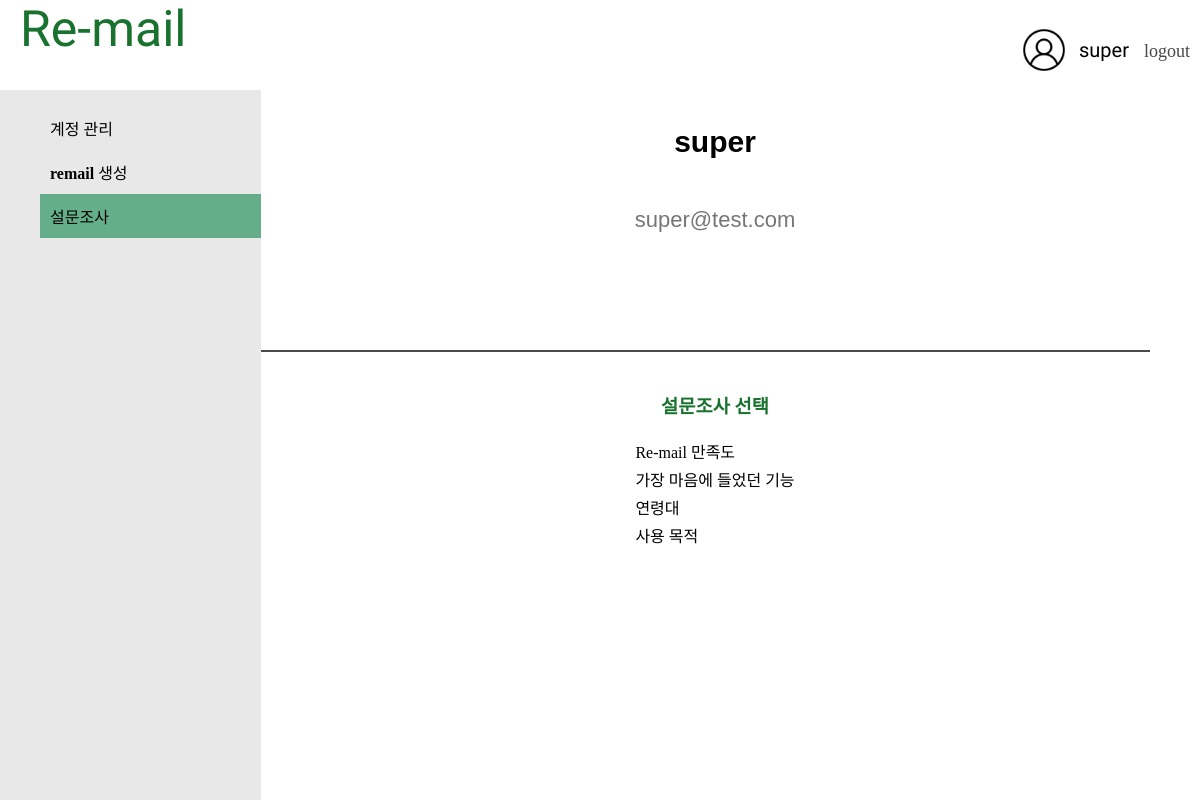
The page /mypage/polls/ (signed in) on the database its author committed.
### user/models.py (models this page shows, shortened)
class User(AbstractBaseUser, PermissionsMixin):
    objects = UserManager()
    email = models.EmailField(max_length=255, unique=True, null = True, default="")
    username = models.CharField(max_length=10, null = True, default="")
    password = models.CharField(max_length=255, null = True, default="")
    is_active = models.BooleanField(default=True, null = True)
    is_admin = models.BooleanField(default=False, null = True)
    USERNAME_FIELD = 'email'
    REQUIRED_FIELDS = ['username']

### mypage/models.py (models this page shows, shortened)
class Question(models.Model):
    question_text = models.CharField(max_length=200)
    date = models.DateTimeField()

### mypage/views.py (the view)
# urls.py: path('polls/',views.polls, name='polls'),
def polls(request):
    question = Question.objects.all()
    return render(request, 'mypage/polls.html',{'question':question})

### mypage/templates/mypage/polls.html (shortened to what this page needs)
{% extends 'mypage/mypage.html' %}
{% block mypage_section %}
<nav style="float: left;">
   <ul id="table">
      <li><a href="http://127.0.0.1:8000/mypage">계정 관리</a></li>
      <li><a href="http://127.0.0.1:8000/mypage/new_address">remail 생성</a></li>
      <li><a href="http://127.0.0.1:8000/mypage/polls" style="background-color: rgb(100, 175, 138);">설문조사</a></li>
   </ul>
</nav>
<section>
   <div id="user">
      <div id="info">
         <h2>{{ request.user.username }}</h2>
         <br>
         <span>{{ request.user.email}}</span>
      </div>
   </div>
   <hr>
   <div id="poll">
      <h3><a href="http://127.0.0.1:8000/mypage/polls">설문조사 선택</a></h3>
      <table>
         {% for q in question %}
         <tr>
            <td><a href="http://127.0.0.1:8000/mypage/polls/{{q.id}}">{{q.question_text}}</a></td>
         </tr>
         {% endfor %}
      </table>
   </div>
</section>
{% endblock mypage_section %}

### mypage/templates/mypage/mypage.html (shortened to what this page needs)
<!DOCTYPE html>
{% load static %}
<html>
    <head>
      <link rel="stylesheet" href="{% static 'mypage/css/mypage.css' %}">
   </head>
    <body>
      <header id="header" class="container">
            <div id="logo" style="float: left;">
               <h1><a href="http://127.0.0.1:8000/remailbox">Re-mail</a></h1>
            </div>
            <div style="float: right;" id="header-profile" >
               <img src="{% static 'mypage/images/free-icon-profile-6522516.png' %}" style="width: 50px;"><a href="http://127.0.0.1:8000/mypage" style="margin: 0px 15px 0px 10px; text-decoration: none;">{{ request.user.username }}</a>
               <div class='button'><a href="{% url 'user:logout' %}">logout</a></div>
            </div>
      </header>
      {% block mypage_section %}{% endblock mypage_section %}
    </body>
</html>

### mypage/static/mypage/css/mypage.css (style rules this page uses)
body { font-family: 'KoPubWorldDotum'; }
a { text-decoration-line:none; text-decoration: none; text-align:left; color:black; }
header { width: 100%; display: flex; align-items: center; justify-content: space-between; position: fixed; top: 0; left: 0; right: 0; display: inline-block; height: 80px; background-color: white; }
body { padding: 0px; margin: 0px; }
.button > a { margin-right:10px; margin-left:0px; border: none; border-radius: 100px; font-size: 18px; font-style: bold; background-color: white; color : rgb(71, 71, 71); font-family: 'KoPubWorldDotum'; }
#logo { display: inline-block; height: 80px; margin: 0px; padding: 0px }
#logo h1 { padding: 0px; margin: 0px; }
#logo h1 a { margin-left:20px; font-family: Moul; font-size: 50px; font-style: normal; font-weight: 400; color: #19722D; }
#header-profile { height: 100px; display : flex; margin-left:10px; font-family: Moul; font-size: 20px; font-style: normal; font-weight: 400; color: black; align-items : center; }
#header-profile > a { color: black; }
nav { padding: 0px; margin-left: 0px; height:100%; width:261px; float: left; background: #E8E8E8; overflow: auto; position: fixed; }
section { margin-top: 90px; height:100%; margin-left : 15%; background: white; align-items : center; text-align:center; }
nav ul li { list-style: none; margin:0px; border:10px; }
#table a { text-decoration: none; padding: 10px; display: block; color: black; font-size: 16px; font-style: normal; font-weight: 550; line-height: normal; }
#poll { display:inline-block; align-items: center; text-align:center; padding-left:50px; }
#poll > table { align-items: center; text-align:left; }
#user { display:flex; align-items: center; text-align:center; padding-left:50px; justify-content: center; }
#poll h3 a { color: #19722D; }
#poll h3 a:link { color: #19722D; }
#user > div { margin:10px; border:10px; display:inline-block; font-family: 'Noto Sans KR', sans-serif; font-size: 20px; font-style: normal; line-height: normal; }
#info { display:inline; padding-bottom:20px; width: 180px; height: 200px; }
#info > span { color: #777575; text-align: center; font-family: 'Noto Sans KR', sans-serif; font-size: 22px; font-style: normal; font-weight: 400; line-height: normal; }
hr { margin:20px; margin-left:50px; margin-right:50px; border:10px; border: 1px solid #4a4a4a; }

### rows shown on the page
User: user.username "super", user.email "super@test.com"
Question: question_text "Re-mail 만족도"
Question: question_text "가장 마음에 들었던 기능"
Question: question_text "연령대"
Question: question_text "사용 목적"
